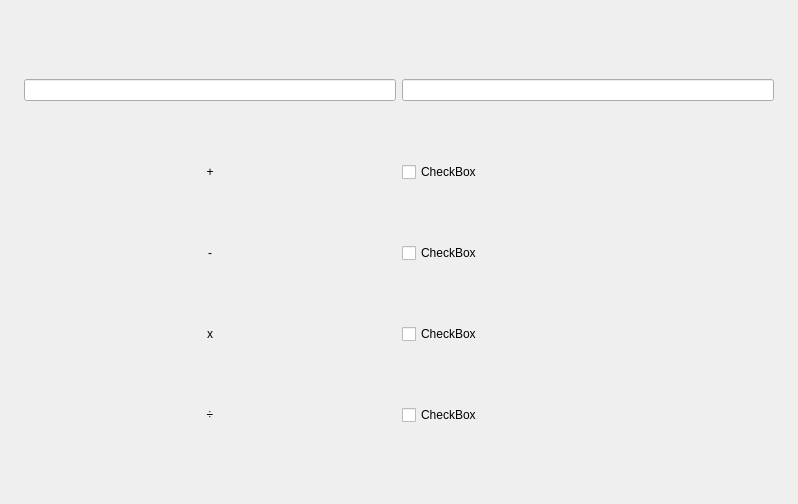
<?xml version="1.0" encoding="UTF-8"?>
<ui version="4.0">
 <class>testProgramNodeView</class>
 <widget class="QWidget" name="testProgramNodeView">
  <property name="geometry">
   <rect>
    <x>0</x>
    <y>0</y>
    <width>798</width>
    <height>504</height>
   </rect>
  </property>
  <property name="windowTitle">
   <string>PluginTestView</string>
  </property>
  <layout class="QGridLayout" name="gridLayout">
   <property name="leftMargin">
    <number>15</number>
   </property>
   <property name="topMargin">
    <number>15</number>
   </property>
   <property name="rightMargin">
    <number>15</number>
   </property>
   <property name="bottomMargin">
    <number>15</number>
   </property>
   <property name="spacing">
    <number>15</number>
   </property>
   <item row="0" column="0">
    <widget class="QWidget" name="widget" native="true">
     <layout class="QGridLayout" name="gridLayout_2">
      <item row="2" column="0">
       <widget class="QLabel" name="label_2">
        <property name="text">
         <string>-</string>
        </property>
        <property name="alignment">
         <set>Qt::AlignCenter</set>
        </property>
       </widget>
      </item>
      <item row="1" column="2">
       <widget class="QCheckBox" name="checkBox_1">
        <property name="text">
         <string>CheckBox</string>
        </property>
        <attribute name="buttonGroup">
         <string notr="true">buttonGroup</string>
        </attribute>
       </widget>
      </item>
      <item row="4" column="2">
       <widget class="QCheckBox" name="checkBox_3">
        <property name="text">
         <string>CheckBox</string>
        </property>
        <attribute name="buttonGroup">
         <string notr="true">buttonGroup</string>
        </attribute>
       </widget>
      </item>
      <item row="0" column="0">
       <widget class="QLineEdit" name="lineEdit"/>
      </item>
      <item row="1" column="0">
       <widget class="QLabel" name="label">
        <property name="text">
         <string>+</string>
        </property>
        <property name="alignment">
         <set>Qt::AlignCenter</set>
        </property>
       </widget>
      </item>
      <item row="4" column="0">
       <widget class="QLabel" name="label_3">
        <property name="text">
         <string>x</string>
        </property>
        <property name="alignment">
         <set>Qt::AlignCenter</set>
        </property>
       </widget>
      </item>
      <item row="5" column="0">
       <widget class="QLabel" name="label_4">
        <property name="text">
         <string>÷</string>
        </property>
        <property name="alignment">
         <set>Qt::AlignCenter</set>
        </property>
       </widget>
      </item>
      <item row="0" column="2">
       <widget class="QLineEdit" name="lineEdit_2"/>
      </item>
      <item row="2" column="2">
       <widget class="QCheckBox" name="checkBox_2">
        <property name="text">
         <string>CheckBox</string>
        </property>
        <attribute name="buttonGroup">
         <string notr="true">buttonGroup</string>
        </attribute>
       </widget>
      </item>
      <item row="5" column="2">
       <widget class="QCheckBox" name="checkBox_4">
        <property name="text">
         <string>CheckBox</string>
        </property>
        <attribute name="buttonGroup">
         <string notr="true">buttonGroup</string>
        </attribute>
       </widget>
      </item>
     </layout>
    </widget>
   </item>
  </layout>
 </widget>
 <resources/>
 <connections/>
 <buttongroups>
  <buttongroup name="buttonGroup"/>
 </buttongroups>
</ui>
